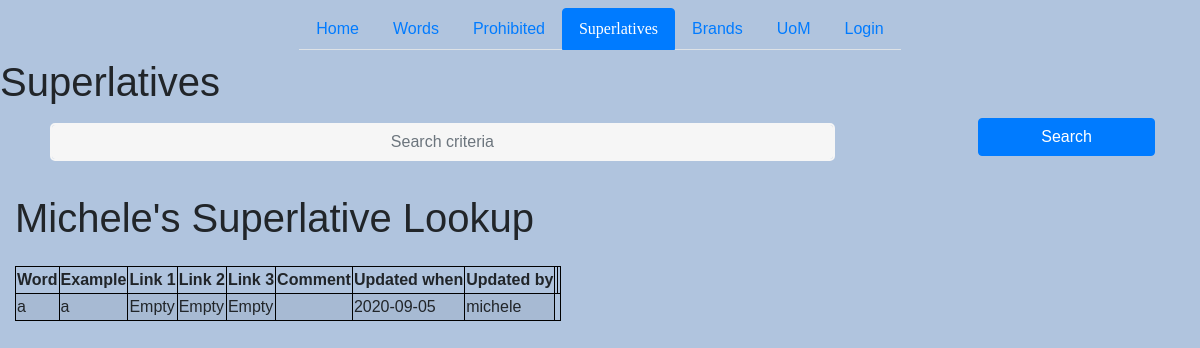
The page /superlatives on the database as committed earlier.
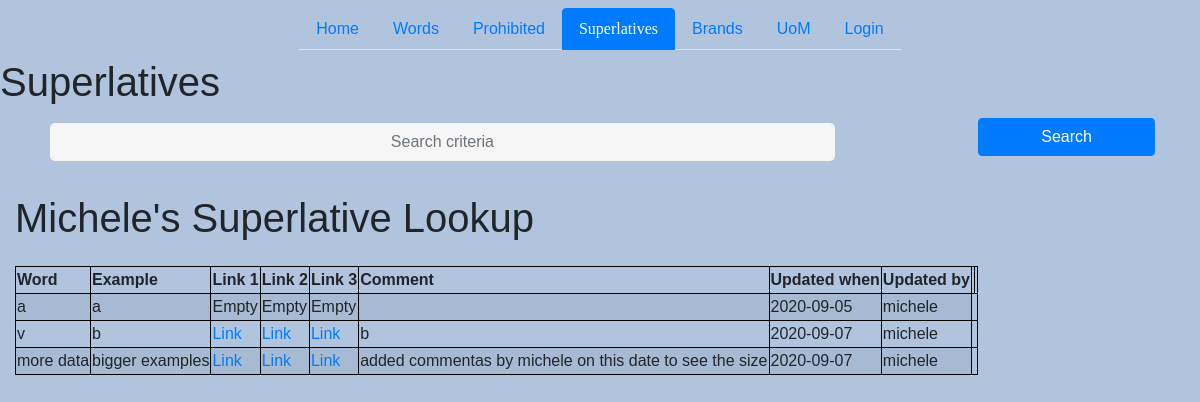
The same page on the database as committed later.
### models.py (models this page shows)
class Superlatives(db.Model):
    id = db.Column(db.Integer, primary_key=True)
    word = db.Column(db.String(120), nullable=False, unique=True)
    example = db.Column(db.String(120), nullable=True)
    ss1 = db.Column(db.String(120), nullable=True)
    ss2 = db.Column(db.String(120), nullable=True)
    ss3 = db.Column(db.String(120), nullable=True)
    comment = db.Column(db.String(120), nullable=True)
    updated_by = db.Column(db.Integer, db.ForeignKey('user.id'), nullable=False)
    updated_when = db.Column(db.DateTime, nullable=False, default=datetime.utcnow)

### routes.py (the view)
@app.route('/superlatives', methods=['GET', 'POST'])
def superlatives():
    if request.method == 'POST':
        if request.form['word'] == '':
            return "Word cannot be empty"
        else:
            word = request.form['word']
            example = request.form['example']
            ss1 = request.form['ss1']
            ss2 = request.form['ss2']
            ss3 = request.form['ss3']
            comment = request.form['comment']
            superlatives = Superlatives(word=word, example=example, ss1=ss1, ss2=ss2,ss3=ss3, comment=comment, updated_by=current_user.username)
            try:
                db.session.add(superlatives)
                db.session.commit()
                return redirect('/superlatives')
            except:
                return "There was a problem adding new stuff."
    else:
        superlatives = Superlatives.query.order_by(Superlatives.updated_when).all()
        return render_template('superlatives.html', superlatives=superlatives)

### templates/superlatives.html (shortened to what this page needs)
{% extends 'base.html' %}
{% block content %}
<h1> Superlatives</h1>
<div class="container">
<form action="/superlatives/search" method="POST">
    <div class="form-row">
        <div class="col-sm-10 my-1">
            <input type="text" class="form-control" name="search" id="search" placeholder="Search criteria" >
        </div>
        <div class="col-sm-2 my-1">
            <button type="submit" class="btn btn-primary btn-block">Search</button>
        </div>
    </div>
</form>
</div>
<div class="container-fluid">
    <h1 class="my-4">Michele's Superlative Lookup</h1>
    {% if superlatives|length < 1 %}
    <h3 style="color:Red;"><p>No words like {{ searchword }} found</p></h3>
    <meta http-equiv="refresh" content="2; URL=http://127.0.0.1:5000/superlatives">
    {% else %}
    <table class="table-striped  table-responsive   ">
        <thead class="thead-light">
            <tr>
                <th>Word</th>
                <th>Example</th>
                <th>Link 1</th>
                <th>Link 2</th>
                <th>Link 3</th>
                <th>Comment</th>
                <th>Updated when</th>
                <th>Updated by</th>
                <th></th>
                <th></th>
            </tr>
        </thead>
        <tbody>
            {% for superlatives in superlatives %}
            <tr>
                <td>{{ superlatives.word }}</a></td>
                <td>{{ superlatives.example }}</a></td>
                {% if superlatives.ss1 != '' %}
                    <td><a href="{{ superlatives.ss1 }}">Link</a></td>
                {% else %}
                    <td>Empty</td>
                {% endif %}
                {% if superlatives.ss2 != '' %}
                    <td><a href="{{ superlatives.ss2 }}">Link</a></td>
                {% else %}
                    <td>Empty</td>
                {% endif %}
                {% if superlatives.ss3 != '' %}
                    <td><a href="{{ superlatives.ss3 }}">Link</a></td>
                {% else %}
                    <td>Empty</td>
                {% endif %}
                <td>{{ superlatives.comment}}</a></td>
                <td>{{ superlatives.updated_when.date() }}</td>
                <td>{{ superlatives.updated_by}}</td>
            </tr>
            {% endfor %}
        </tbody>
    </table>
    {% endif %}
</div>
{% endblock content %}

### templates/base.html (shortened to what this page needs)
<!DOCTYPE html>
<html lang="en">
    <head>
        <link rel="stylesheet" href="https://stackpath.bootstrapcdn.com/bootstrap/4.3.1/css/bootstrap.min.css">
        <link rel="stylesheet" href="{{ url_for('static', filename='css/main.css') }}">
        </head>
<nav class="navbar navbar-expang-lg navbar-light bg-lightsteelblue justify-content-center ">
    <ul class="nav nav-tabs">
        <li class="nav-item">
          <a class="nav-link  {{ 'active' if 'index' in   request.endpoint  else '' }} " href="{{ url_for('index') }}">Home</a>
        </li>
        <li class="nav-item">
          <a class="nav-link {{ 'active' if 'words' in request.endpoint  else '' }}" href="{{ url_for('words') }}">Words</a>
        </li>
        <li class="nav-item">
          <a class="nav-link {{ 'active' if 'prohibited' in request.endpoint  else '' }}" href="{{ url_for('prohibited') }}">Prohibited</a>
      </li>
        <li class="nav-item">
            <a class="nav-link {{ 'active' if 'superlatives' in request.endpoint else '' }}" href="{{ url_for('superlatives') }}">Superlatives</a>
        </li>
          <li class="nav-item">
            <a class="nav-link {{ 'active' if 'brands' in request.endpoint  else '' }}" href="{{ url_for('brands') }}">Brands</a>
          </li>
          <li class="nav-item">
            <a class="nav-link {{ 'active' if 'uom'  in request.endpoint else '' }}" href="{{ url_for('uom') }}">UoM</a>
          </li>
          {% if current_user.is_anonymous%}
          <li class="nav-item">
            <a class="nav-link {{ 'active' if  'login' in request.endpoint else '' }}" href="{{ url_for('login') }}">Login</a>
          </li>
          {% else %}
          <li class="nav-item">
            <a class="nav-link {{ 'active' if 'logout' in request.endpoint else '' }}" href="{{ url_for('logout') }}" >Logout</a>
          </li>
          {% endif %}
      </ul>
</nav>
        <body>
            {% block content %} {% endblock %}
        </body>
</html>

### static/css/main.css (style rules this page uses)
body { background: lightsteelblue; }
.nav-tabs .nav-item.show .nav-link, .nav-tabs .nav-link.active { color: #fff; background-color: #007bff; border-color: #007bff; font-family: 'Times New Roman', Times, serif; }
html { background-color: #56baed; }
body { font-family: 'Arial', 'Times New Roman' ; height: 100vh; }
table { border-collapse: collapse; }
td, th, tr { border: 1px solid black; border-collapse: collapse; }
input[type=text], input[type=password] { background-color: #f6f6f6; border: none; color: #0d0d0d; padding: 15px 32px; text-align: center; text-decoration: none; display: inline-block; font-size: 16px; margin: 5px; width: 85%; border: 2px solid #f6f6f6; -webkit-transition: all 0.5s ease-in-out; -moz-transition: all 0.5s ease-in-out; -ms-transition: all 0.5s ease-in-out; -o-transition: all 0.5s ease-in-out; transition: all 0.5s ease-in-out; -webkit-border-radius: 5px 5px 5px 5px; border-radius: 5px 5px 5px 5px; }
input[type=text]:placeholder { color: #cccccc; }

Rows that differ between the two databases and show on the page:
added Superlatives: word "v", example "b", comment "b", updated_when "2020-09-07", updated_by "michele"
added Superlatives: word "more data", example "bigger examples", comment "added commentas by michele on this date to see the size", updated_when "2020-09-07", updated_by "michele"
